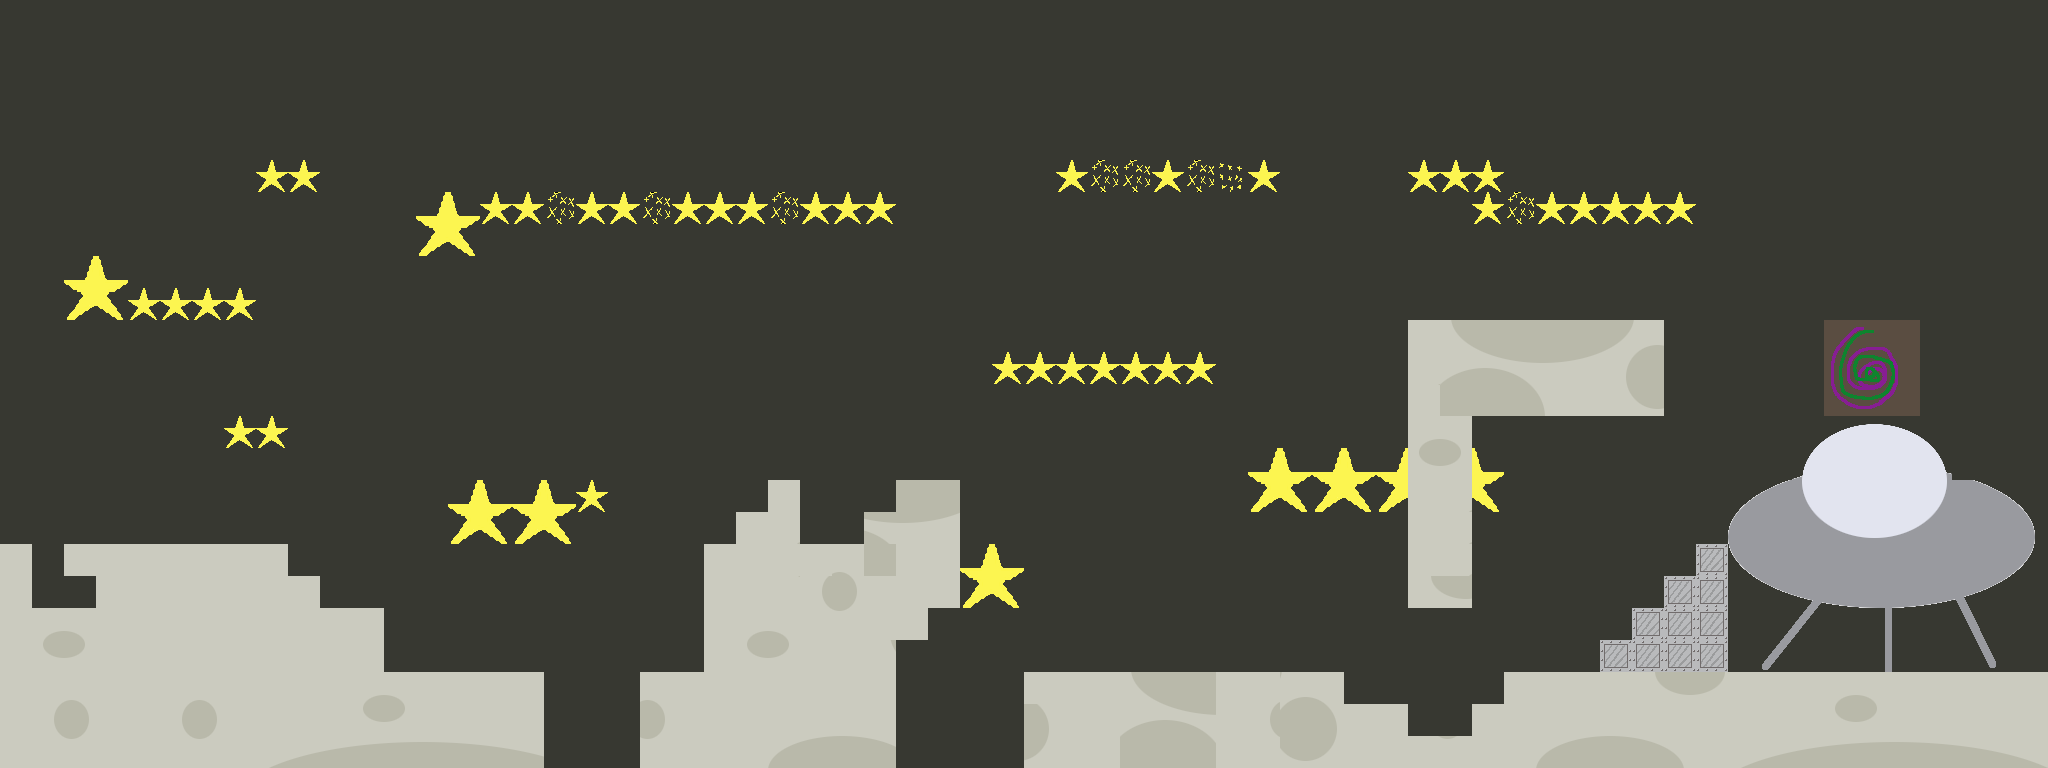

A level layout from a 2D game, rendered from its tile map. Below: a short description, then the map file with tile-grid data replaced by summaries:
An orthogonal 64x24 tile map with 32x32 px tiles, 2 tile layers (Background, Main).

<map version="1.8" tiledversion="1.8.2" orientation="orthogonal" renderorder="right-down" width="64" height="24" tilewidth="32" tileheight="32" infinite="0" nextlayerid="4" nextobjectid="1">
 <editorsettings>
  <export target="moon.json" format="json" />
 </editorsettings>
 <tileset firstgid="1" name="moon" tilewidth="32" tileheight="32" tilecount="480" columns="30">
  <image source="moon.png" width="960" height="540" />
 </tileset>
 <layer id="1" name="Background" width="64" height="24">
  <properties>
   <property name="Collidable" type="bool" value="false" />
   <property name="Depth" type="int" value="0" />
  </properties>
  <data>[1536 cells, 1536 non-empty, 10 distinct tile ids]</data>
 </layer>
 <layer id="3" name="Main" width="64" height="24">
  <properties>
   <property name="Collidable" type="bool" value="true" />
   <property name="Depth" type="int" value="1" />
  </properties>
  <data>[1536 cells, 425 non-empty, 158 distinct tile ids]</data>
 </layer>
</map>